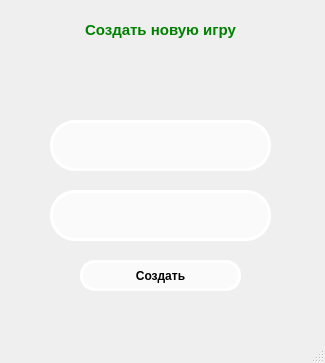
<?xml version="1.0" encoding="UTF-8"?>
<ui version="4.0">
 <class>MainWindow</class>
 <widget class="QMainWindow" name="MainWindow">
  <property name="geometry">
   <rect>
    <x>0</x>
    <y>0</y>
    <width>325</width>
    <height>363</height>
   </rect>
  </property>
  <property name="windowTitle">
   <string>MainWindow</string>
  </property>
  <property name="styleSheet">
   <string notr="true">QLineEdit{
	border: 3px solid #fff;
	font-weight: bold;
	color: green;
	font-size: 14px;
	background: rgba(255, 255, 255, 0.7);
	border-radius: 25px;
	text-align: center;	
}
QPushButton{
	border: 3px solid #fff;
	font-weight: bold;
	border-radius: 15px;
	background: rgba(255, 255, 255, 0.7);
}
QPushButton:hover{
	background_color: silver;

}
</string>
  </property>
  <widget class="QWidget" name="centralwidget">
   <widget class="QLabel" name="label">
    <property name="geometry">
     <rect>
      <x>50</x>
      <y>0</y>
      <width>221</width>
      <height>61</height>
     </rect>
    </property>
    <property name="styleSheet">
     <string notr="true">text-align: center;
font-size: 14px;
font-weight: bold;
color: green;</string>
    </property>
    <property name="text">
     <string>&lt;html&gt;&lt;head/&gt;&lt;body&gt;&lt;p align=&quot;center&quot;&gt;&lt;span style=&quot; font-size:11pt;&quot;&gt;Создать новую игру&lt;/span&gt;&lt;/p&gt;&lt;/body&gt;&lt;/html&gt;</string>
    </property>
   </widget>
   <widget class="QLineEdit" name="game_password">
    <property name="enabled">
     <bool>true</bool>
    </property>
    <property name="geometry">
     <rect>
      <x>50</x>
      <y>190</y>
      <width>221</width>
      <height>51</height>
     </rect>
    </property>
   </widget>
   <widget class="QLineEdit" name="game_id">
    <property name="geometry">
     <rect>
      <x>50</x>
      <y>120</y>
      <width>221</width>
      <height>51</height>
     </rect>
    </property>
   </widget>
   <widget class="QPushButton" name="create">
    <property name="geometry">
     <rect>
      <x>80</x>
      <y>260</y>
      <width>161</width>
      <height>31</height>
     </rect>
    </property>
    <property name="text">
     <string>Создать</string>
    </property>
   </widget>
  </widget>
  <widget class="QMenuBar" name="menubar">
   <property name="geometry">
    <rect>
     <x>0</x>
     <y>0</y>
     <width>325</width>
     <height>20</height>
    </rect>
   </property>
  </widget>
  <widget class="QStatusBar" name="statusbar"/>
 </widget>
 <resources/>
 <connections/>
</ui>
